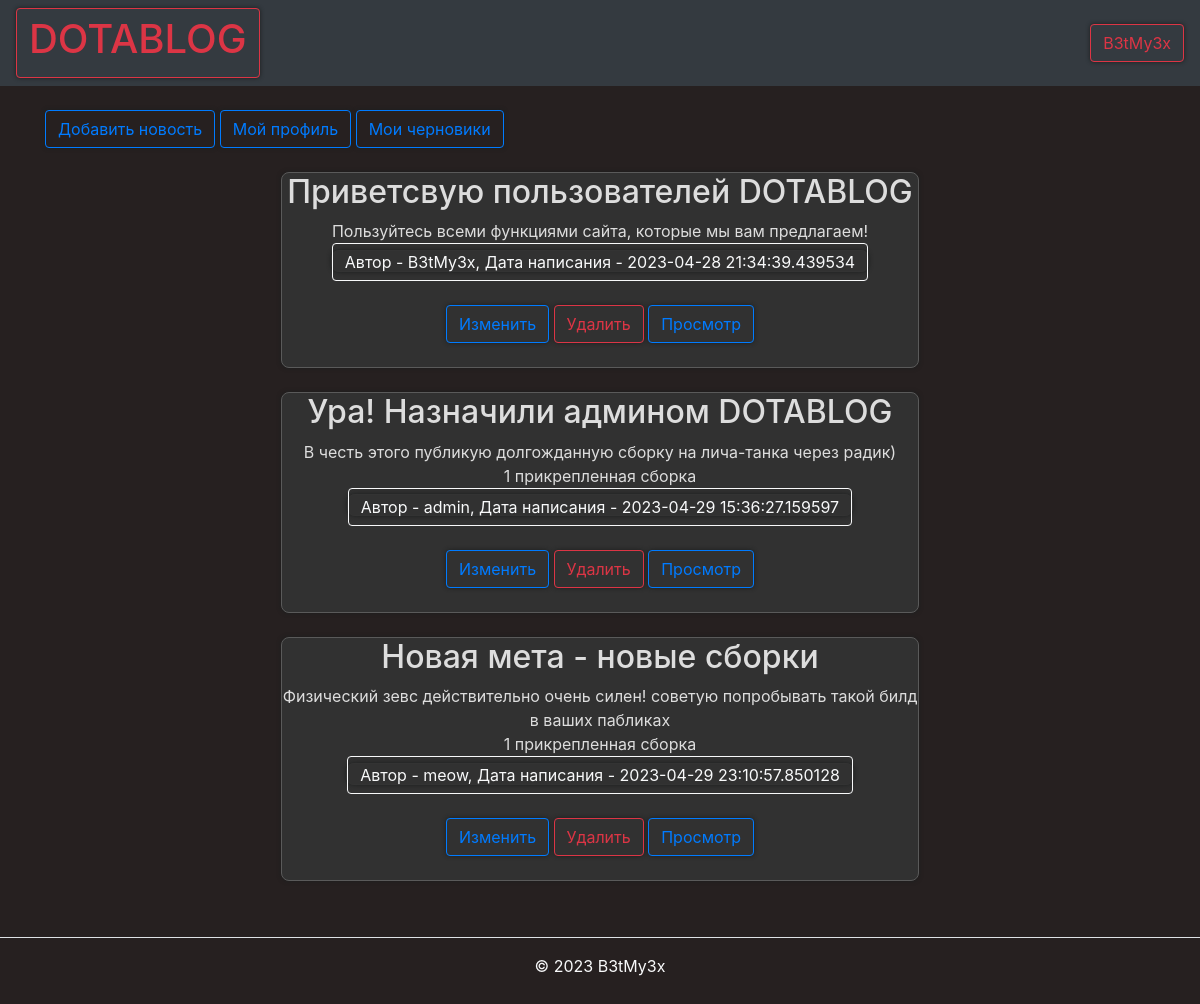
Page /feed (signed in) on the committed database.
### data/users.py (models this page shows, shortened)
class User(SqlAlchemyBase, UserMixin):
    __tablename__ = 'users'
    id = sqlalchemy.Column(sqlalchemy.Integer,
                           primary_key=True, autoincrement=True)
    name = sqlalchemy.Column(sqlalchemy.String, nullable=True)
    about = sqlalchemy.Column(sqlalchemy.String, nullable=True)
    email = sqlalchemy.Column(sqlalchemy.String,
                              index=True, unique=True, nullable=True)
    hashed_password = sqlalchemy.Column(sqlalchemy.String, nullable=True)
    created_date = sqlalchemy.Column(sqlalchemy.DateTime,
                                     default=datetime.datetime.now)
    role = sqlalchemy.Column(sqlalchemy.String,
                              index=True, nullable=True)
    steam_id = sqlalchemy.Column(sqlalchemy.String,
                              index=True, nullable=True)
    news = orm.relationship("News", back_populates='user')

### data/news.py (models this page shows)
class News(SqlAlchemyBase):
    __tablename__ = 'news'
    categories = orm.relationship("Category",
                                  secondary="association",
                                  backref="news")
    id = sqlalchemy.Column(sqlalchemy.Integer,
                           primary_key=True, autoincrement=True)
    title = sqlalchemy.Column(sqlalchemy.String, nullable=True)
    content = sqlalchemy.Column(sqlalchemy.String, nullable=True)
    created_date = sqlalchemy.Column(sqlalchemy.DateTime,
                                     default=datetime.datetime.now)
    is_private = sqlalchemy.Column(sqlalchemy.Boolean, default=True)
    user_id = sqlalchemy.Column(sqlalchemy.Integer,
                                sqlalchemy.ForeignKey("users.id"))
    build = sqlalchemy.Column(sqlalchemy.String, nullable=True)
    user = orm.relationship('User')

### main.py (the view)
@app.route("/feed")
def index():
    db_sess = db_session.create_session()
    news = db_sess.query(News).filter(News.is_private != True)
    return render_template("index.html", news=news, role=is_admin(), id=current_user.get_id())
    if current_user.is_authenticated:
        news = db_sess.query(News).filter(
            (News.user == current_user) | (News.is_private != True))
    else:
        news = db_sess.query(News).filter(News.is_private != True)

### data/db_session.py (called while the page is built)
def create_session() -> Session:
    global __factory
    return __factory()

### main.py (called while the page is built)
def is_admin():
    db_sess = db_session.create_session()
    user = db_sess.query(User).filter(User.id == current_user.get_id()).first()
    if str(type(user)) == "<class 'NoneType'>":
        return False
    elif user.role == "admin":
        return True
    return False

@login_manager.user_loader
def load_user(user_id):
    db_sess = db_session.create_session()
    return db_sess.query(User).get(user_id)

### templates/index.html
{% extends "base.html" %}
{% block content %}
{% if current_user.is_authenticated %}
    <br>
    <a href="/news_edit" class="btn btn-outline-primary">Добавить новость</a>
    <a href="/profile/{{ id }}" class="btn btn-outline-primary">Мой профиль</a>
    <a href="/drafts" class="btn btn-outline-primary">Мои черновики</a>
    <br>
{% endif %}
{% for item in news%}
<br>
<center>
<div class="di1">
    <h2>{{item.title}}</h2>
    <div>
        {{item.content}}
    </div>
    {% if item.build|length == 10 %}
        <div>
            1 прикрепленная сборка
        </div>
    {% endif %}
    <div>
        <a href='/profile/{{ item.user_id }}'><button type="button" class="btn btn-outline-light">Автор - {{item.user.name}}, Дата написания - {{item.created_date}}</button></a>
    </div>
    <br>
    <div>
    {% if (current_user.is_authenticated and current_user == item.user) or role == True%}
        <a href="/news_edit/{{ item.id }}" class="btn btn-outline-primary">
            Изменить
        </a>
        <a href="/news_delete/{{ item.id }}" class="btn btn-outline-danger">
            Удалить
        </a>
    {% endif %}
        <a href="/news/{{ item.id }}" class="btn btn-outline-primary">
            Просмотр
        </a>
    </div>
<br>
</div>
</center>
{% endfor %}
{% endblock %}

### templates/base.html (shortened to what this page needs)
<!doctype html>
<html lang="en">
<head>
    <link rel="stylesheet"
          href="https://stackpath.bootstrapcdn.com/bootstrap/4.4.1/css/bootstrap.min.css"
>
</head>
<body style="color:#f8f9fa; background-color:#262020 ">
<header>
    <nav class="navbar navbar-dark bg-dark">
        <a class="btn btn-outline-danger" href="/feed"><h1>DOTABLOG</h1></a>
        {% if current_user.is_authenticated %}
    <a class="btn btn-outline-danger" href="/logout">{{ current_user.name }}</a>
{% else %}
    <p>
        <a class="btn btn-outline-danger" href="/register">Зарегистрироваться</a>
        <a class="btn btn-outline-danger" href="/login">Войти</a>
    </p>
{% endif %}
    </nav>
</header>
<main role="main" class="container">
    {% block content %}{% endblock %}
</main>
</body>
<footer class="py-3 my-4">
    <ul class="nav justify-content-center border-bottom pb-3 mb-3">
    </ul>
    <p class="text-center text-body-secondary">© 2023 B3tMy3x</p>
  </footer>
</html>

### templates/base.html (style rules this page uses)
html { overflow-y: scroll; }
body { -webkit-touch-callout: none; -webkit-user-select: none; -khtml-user-select: none; -moz-user-select: none; -ms-user-select: none; user-select: none; }
.di1 { display: block; background-color: #313131; margin-left: auto; margin-right: auto; width: 638px; -moz-box-shadow: 0px 0px 4px 0px #1c1e1e; -webkit-box-shadow: 0px 0px 4px 0px #1c1e1e; box-shadow: 0px 0px 4px 0px #1c1e1e; border-radius: 8px; border: 1.25px solid #5a5a5a; color: #ddd; text-align: center; outline: 0; }
a, input, textarea { filter: progid:DXImageTransform.Microsoft.gradient(startColorstr='#252626', endColorstr='#2f3031'); background: #313131 -moz-box-shadow: 0px 0px 4px 0px #1c1e1e; -webkit-box-shadow: 0px 0px 4px 0px #1c1e1e; box-shadow: 0px 0px 4px 0px #1c1e1e; border-radius: 8px; border: 1px solid #333; color: #ddd; outline: 0; }

### rows in the picture
User: name "B3tMy3x"
News: title "Приветсвую пользователей DOTABLOG", content "Пользуйтесь всеми функциями сайта, которые мы вам предлагаем!", user.name "B3tMy3x", created_date "2023-04-28 21:34:39.439534"
News: title "Ура! Назначили админом DOTABLOG", content "В честь этого публикую долгожданную сборку на лича-танка через радик)", build "1 прикрепленная сборка", user.name "admin", created_date "2023-04-29 15:36:27.159597"
News: title "Новая мета - новые сборки", content "Физический зевс действительно очень силен! советую попробывать такой билд в ваших пабликах", build "1 прикрепленная сборка", user.name "meow", created_date "2023-04-29 23:10:57.850128"
